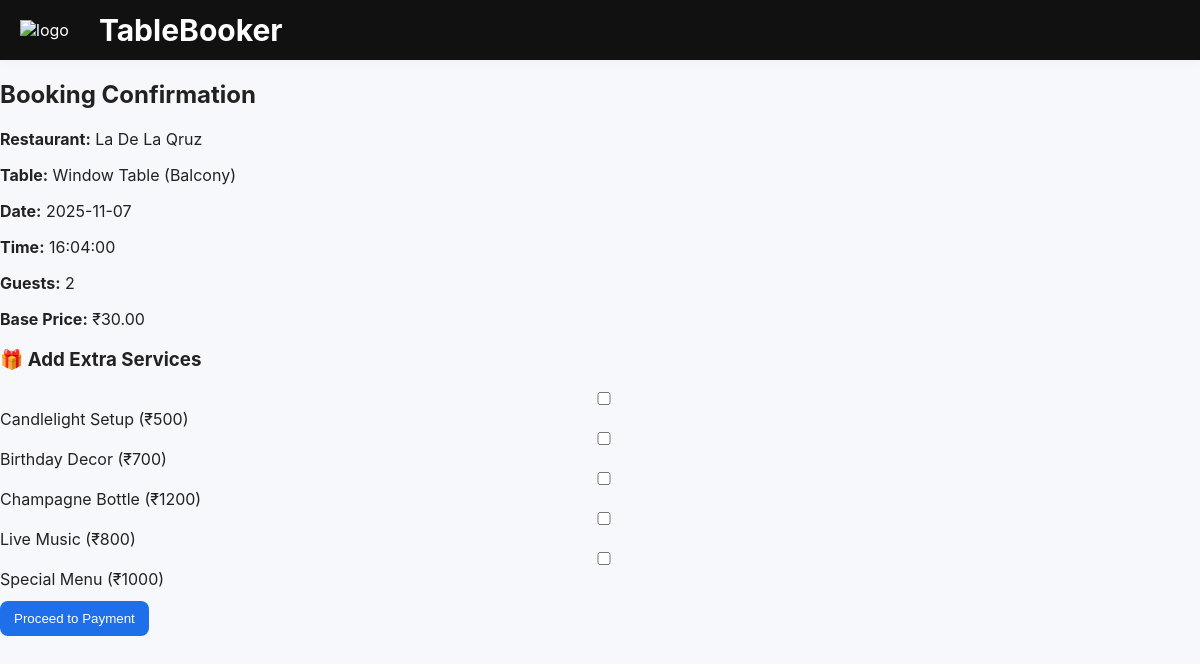
The app's page /Multitable/booking_details.php?id=1 with its own data.
### tables this page shows
CREATE TABLE `bookings` (
  `id` int(11) NOT NULL,
  `user_id` int(11) NOT NULL,
  `restaurant_id` int(11) NOT NULL,
  `table_id` int(11) NOT NULL,
  `booking_date` date NOT NULL,
  `booking_time` time NOT NULL,
  `guests` int(11) DEFAULT 2,
  `special_request` text DEFAULT NULL,
  `payment_status` enum('pending','paid') DEFAULT 'pending',
  `created_at` timestamp NOT NULL DEFAULT current_timestamp(),
  `status` enum('pending','confirmed','cancelled') DEFAULT 'pending'
);

CREATE TABLE `restaurants` (
  `id` int(11) NOT NULL,
  `name` varchar(150) NOT NULL,
  `cuisine` varchar(100) DEFAULT NULL,
  `location` varchar(100) DEFAULT NULL,
  `description` text DEFAULT NULL,
  `image` varchar(255) DEFAULT NULL,
  `rating` decimal(2,1) DEFAULT 4.5,
  `price_range` varchar(10) DEFAULT '$$'
);

CREATE TABLE `tables` (
  `id` int(11) NOT NULL,
  `restaurant_id` int(11) NOT NULL,
  `table_name` varchar(100) NOT NULL,
  `table_type` varchar(100) DEFAULT NULL,
  `capacity` int(11) DEFAULT 2,
  `premium_fee` decimal(8,2) DEFAULT 0.00,
  `available` tinyint(1) DEFAULT 1,
  `status` enum('available','booked') NOT NULL DEFAULT 'available'
);

### Multitable/booking_details.php (the view, shortened to what this page needs)
<?php
require_once __DIR__ . '/includes/db_connect.php';
$booking_id = intval($_GET['id']);
$query = $conn->prepare("
    SELECT b.*, r.name AS restaurant_name, t.table_name, t.table_type, t.capacity, t.premium_fee
    FROM bookings b
    JOIN restaurants r ON b.restaurant_id = r.id
    JOIN tables t ON b.table_id = t.id
    WHERE b.id = ?
");
$query->bind_param('i', $booking_id);
$query->execute();
$result = $query->get_result();
$booking = $result->fetch_assoc();
?>
<!DOCTYPE html>
<html lang="en">
<head>
  <link rel="stylesheet" href="assets/css/style.css">
</head>
<body>
  <header class="site-header">
    <div class="logo">
      <img src="https://img.icons8.com/ios-filled/50/000000/restaurant.png" alt="logo" />
      <div class="logo-text"><h1>TableBooker</h1></div>
    </div>
  </header>
  <main class="booking-details">
    <h2>Booking Confirmation</h2>
    <div class="booking-summary">
      <p><strong>Restaurant:</strong> <?= htmlspecialchars($booking['restaurant_name']) ?></p>
      <p><strong>Table:</strong> <?= htmlspecialchars($booking['table_name']) ?> (<?= htmlspecialchars($booking['table_type']) ?>)</p>
      <p><strong>Date:</strong> <?= htmlspecialchars($booking['booking_date']) ?></p>
      <p><strong>Time:</strong> <?= htmlspecialchars($booking['booking_time']) ?></p>
      <p><strong>Guests:</strong> <?= htmlspecialchars($booking['guests']) ?></p>
      <p><strong>Base Price:</strong> ₹<?= number_format($booking['premium_fee'],2) ?></p>
    </div>
    <h3>🎁 Add Extra Services</h3>
    <form action="payment.php" method="POST" class="extras-form">
      <div class="form-group">
        <label><input type="checkbox" name="extras[]" value="Candlelight Setup"> Candlelight Setup (₹500)</label><br>
        <label><input type="checkbox" name="extras[]" value="Birthday Decor"> Birthday Decor (₹700)</label><br>
        <label><input type="checkbox" name="extras[]" value="Champagne Bottle"> Champagne Bottle (₹1200)</label><br>
        <label><input type="checkbox" name="extras[]" value="Live Music"> Live Music (₹800)</label><br>
        <label><input type="checkbox" name="extras[]" value="Special Menu"> Special Menu (₹1000)</label>
      </div>
      <button type="submit" class="primary-btn">Proceed to Payment</button>
    </form>
  </main>
</body>
</html>

### Multitable/assets/css/style.css (style rules this page uses)
:root { --primary: #C66A4A; --dark: #111; --light: #fff; --gray: #666; --gray-light: #ddd; --btn-primary: #1f6feb; --btn-warning: #ff7b00; --btn-danger: #ff4d4d; --font-main: 'Inter', system-ui, Arial; }
body { font-family: var(--font-main); background:#f6f8fb; margin:0; color:#222; }
.site-header { display:flex; justify-content:space-between; align-items:center; padding:12px 20px; background:var(--primary); background-color: #111; box-shadow:0 2px 8px rgba(0,0,0,0.04); position:sticky; top:0; z-index:50; }
.logo { display:flex; gap:30px; align-items:center; color: white; }
.logo-text h1 { font-size:30px; margin:0; color:var(--light); }
.form-group { margin-bottom:12px; }
input, textarea, select { width:100%; padding:10px; border:1px solid #ddd; border-radius:8px; }
.primary-btn { display:inline-block; background:var(--btn-primary); color:#fff; border:none; padding:10px 14px; border-radius:8px; cursor:pointer; }

### records on screen
bookings: restaurant.name "La De La Qruz", table.table_name "Window Table", table.table_type "Balcony", booking_date "2025-11-07", booking_time "16:04:00", guests "2", table.premium_fee "30.00"
